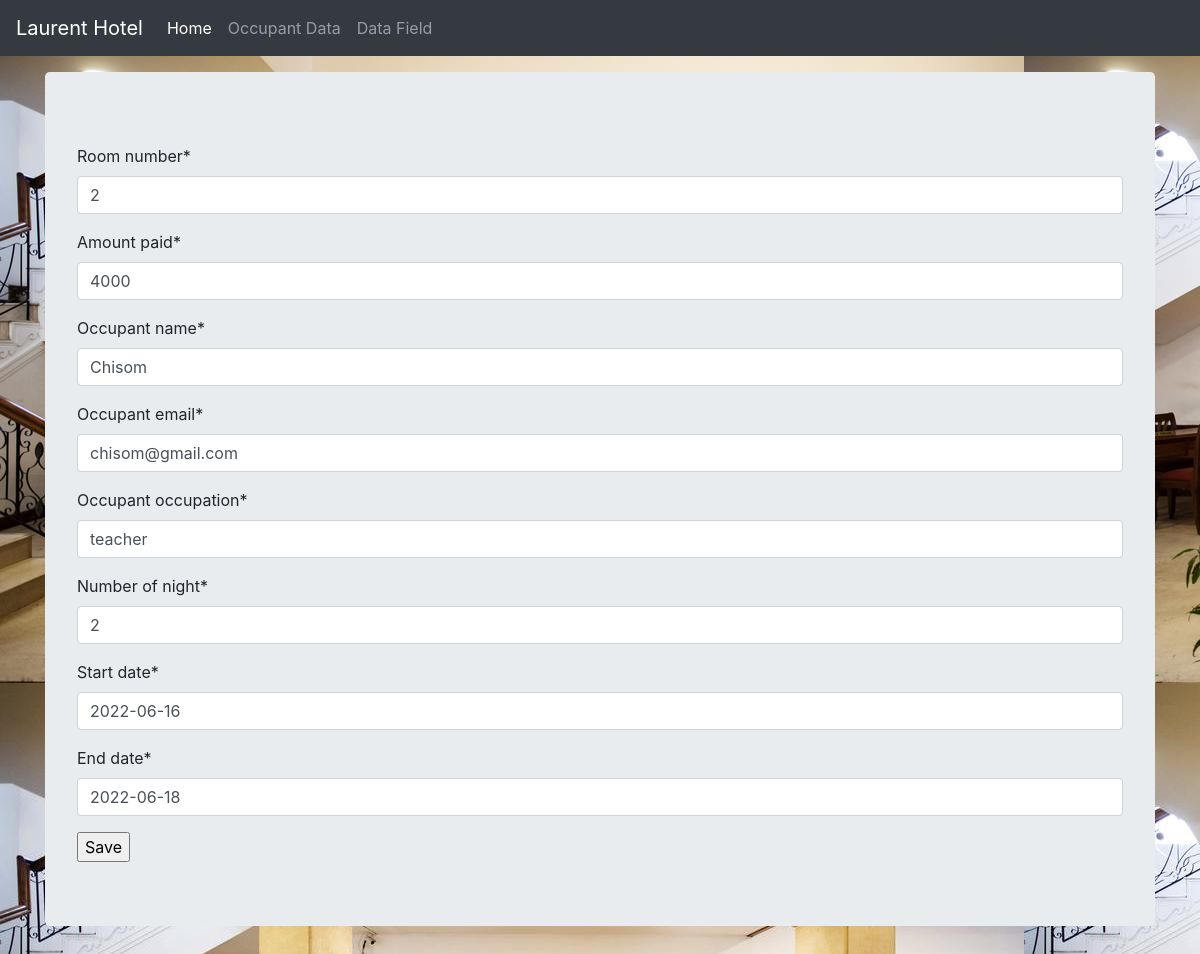
Screenshot of /update_data/2/ with the database file from the repository.
### HMS/models.py (models this page shows, shortened)
class Record(models.Model):
    id = models.AutoField(max_length=50, primary_key=True)
    room_number = models.IntegerField(max_length=50)
    amount_paid = models.IntegerField(max_length=1000000)
    occupant_name = models.CharField(max_length=100)
    occupant_email = models.EmailField(max_length=50)
    occupant_occupation = models.CharField(max_length=100)
    number_of_night = models.IntegerField(max_length=50)
    start_date = models.DateField(auto_now_add=False, auto_now=False)
    end_date = models.DateField(auto_now_add=False, auto_now=False)

### HMS/views.py (the view)
# urls.py: path('update_data/<str:pk>/', views.update_data, name="update_data"),
def update_data(request, pk):
	queryset = Record.objects.get(id=pk)
	form = RecordUpdateForm(instance=queryset)
	if request.method == 'POST':
		form = RecordUpdateForm(request.POST, instance=queryset)
		if form.is_valid():
			form.save()
			return redirect('/occupant_data')
	context = {
		'form':form
	}
	return render(request, 'add_occupants.html', context)

### HMS/forms.py
class RecordUpdateForm(forms.ModelForm):
    class Meta:
        model = Record
        fields = '__all__'

### HMS/templates/add_occupants.html (shortened to what this page needs)
{% load static %}
{% load crispy_forms_tags %}
<!DOCTYPE html>
<html lang="en">
  <head>
<link href="{% static 'css/stylesheet.css' %}" rel="stylesheet">
<link href="{% static 'css/bootstrap.min.css' %}" rel="stylesheet">
    <link href="{% static 'css/navbar-top-fixed.css' %}" rel="stylesheet">
  </head>
  <body>
{% include 'navbar.html' %}
<main role="main" class="container">
  <div class="jumbotron">
    <form method='POST' action=''>{% csrf_token %}
        {{form|crispy}}
        <input type="submit" value='Save'/>
    </form>
  </div>
</main>
</body>
</html>

### HMS/static/css/stylesheet.css (style rules this page uses)
body { background-color: #34eb6b; background-image: url("../img/desk.jpg"); }

### HMS/static/css/navbar-top-fixed.css (style rules this page uses)
body { min-height: 75rem; padding-top: 4.5rem; }

### rows the page displays
Record: room_number "2", amount_paid "4000", occupant_name "Chisom", occupant_email "chisom@gmail.com", occupant_occupation "teacher", number_of_night "2", start_date "2022-06-16", end_date "2022-06-18"
